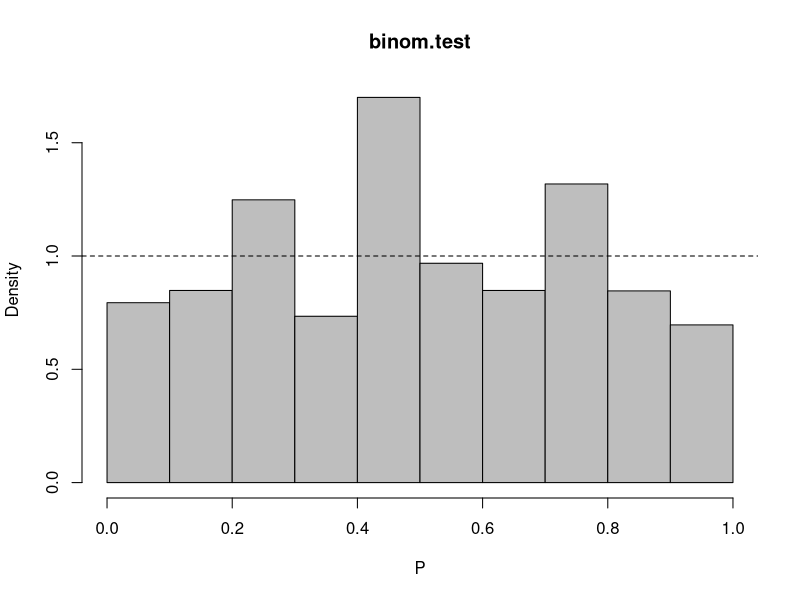
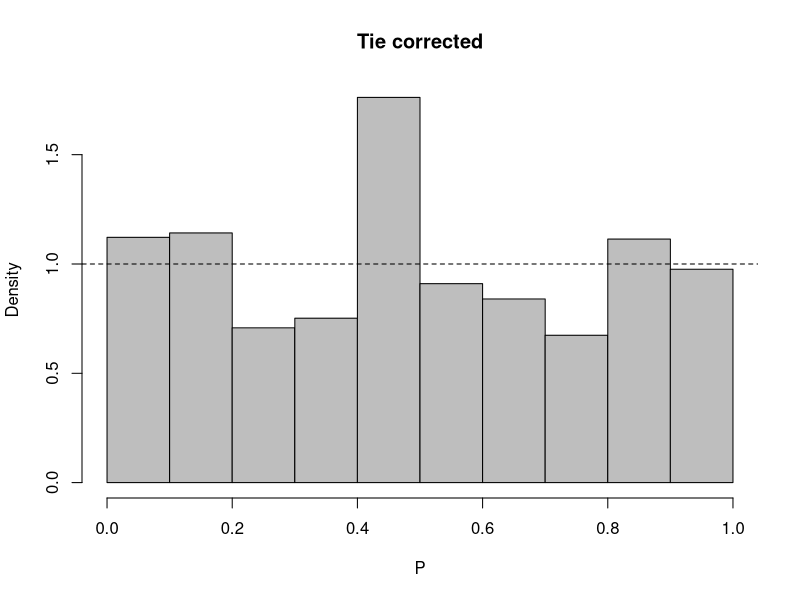

Reproduce these figures in R, in order.
set.seed(0400)
n <- 100
p <- 0.72
reps <- 5000

dtest <- function(x, n, p){
	p1 <- binom.test(x, n, p = p
		, alternative = c("less")
	)$p.value
	p2 <- binom.test(x, n, p = p
		, alternative = c("greater")
	)$p.value
	return((p1 + 1 - p2)/2)
}

checkplot <- function(plist, main="checkplot"
	, xlab="P", boxes=40, col="gray", lwd=1
){
	hist(plist
		, breaks=seq(0, 1, length.out=1+boxes)
		, main = main, xlab=xlab
		, probability=TRUE
		, col=col
	)
	abline(h=1, lty=2, lwd=lwd)
}

bvec <- replicate(reps, {
	x <- rbinom(1, size=n, prob=p)
	prop.test(x, n, p = p
		, alternative = c("less")
	)$p.value
})

dvec <- replicate(reps, {
	x <- rbinom(1, size=n, prob=p)
	dtest(x, n, p)
})

print(checkplot(bvec, "binom.test", boxes=10))
print(checkplot(dvec, "Tie corrected", boxes=10))
